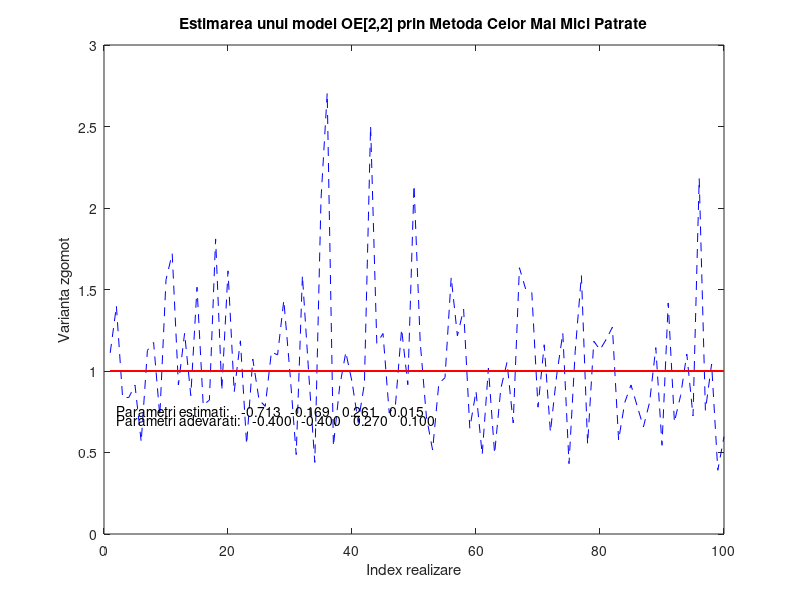

MATLAB code for this plot:
%% Radoi Constantin-Iulian
%% 341A2
%% Tema 5 IS - MCMMP


%% OE22
%% Verificarea aplicarii MCMMP pentru identificarea parametrica a modelelor OE[2,2]

function [A_med, B_med, lambda] = lab5_OE22(A,B,N,nr)
    % Verificarea corectitudinii parametrilor de apel ai rutinei
    if (nargin < 4 || isempty(nr))
        nr = 100;
    end
    if (nargin < 3 || isempty(N))
        N = 100;
    end
    if (nargin < 2 || isempty(B))
        B = [0.27 0.1];
    end
    if (nargin < 1 || isempty(A))
        A = [-0.4 -0.4];
    end
    
    B = [0 B];
    A = [1 A];
    
    %TODO check A, B stability
       
    % constante si variabile
    lambdaVar = 1;
%     A_salvat = zeros(nr,1);
%     B_salvat = zeros(nr,1);
%     lambda = zeros(nr,1);
%     
    % 2. Generare de date
    U = sign(randn(N,nr));              % matrice de semnale de intrare spab ( cu valori 1 si -1) de dimensiune N x nr
    E1 = lambdaVar * randn(N,nr);        % matrice de semnale de perturbatii cu varianta unitara, de dimensiune N x nr
    Y = filter(B,A,U) + filter(1,1,E1);  % matrice de semnale de iesire de dimensiune N x nr (aplicarea functiei filter ) = Yi + v
    Y2 = E1 - Y;
    % 3. Implementare MCMMP pentru ARX[1,1] – se aplica functia xcov
    %   a. Estimarea parametrilor, folosind nr realizari (prin mediere)
    
    for i = 1 : nr
       [ry2,K] = xcov(Y2(:,i),'biased');  % calculam covarianta ry si pivotului K, iar 'biased' calculeaza (1/N) * SUMA(...)
       ry2 = ry2(K>=0);                   % luam doar elementele mai mari ca 0
       
       [ru,K] = xcov(U(:,i),'biased');  % calculam covarianta ru si pivotului K, iar 'biased' calculeaza (1/N) * SUMA(...)
       ru = ru(K>=0);                   % luam doar elementele mai mari ca 0
       
       [ry2u,K] = xcov(Y2(:,i),U(:,i),'biased');
       ry2u = ry2u(K>=-1);
 
       [ruy,K] = xcov(U(:,i),Y(:,i),'biased');
       ruy = ruy(K>=-2);
        
       [ry2y,K] = xcov(Y2(:,i),Y(:,i),'biased');
       ry2y = ry2y(K>=-2);
       
       [ruy2,K] = xcov(U(:,i),Y2(:,i),'biased');
       ruy2 = ruy2(K>=-1);

       R = [ry2(1) ry2(2) ry2u(2) ry2u(3);
            ry2(2) ry2(1) ry2u(1) ry2u(2);
            ruy2(2) ruy2(3) ru(1) ru(2);
            ruy2(1) ruy2(2) ru(2) ru(1)];

       r = [ry2y(2); ry2y(1); ruy(2); ruy(1)];


       teta = R\r;                            % inv(R) * r
     
       A_salvat(i,:) = teta(1:2); % salvare pentru mediere in afara forului
       B_salvat(i,:) = teta(3:4);
       
       % b. Estimarea zgomotului alb si a dispersiei.

       eroare = Y2(:,i) - [0 0 0 0;
                           Y2(1,i) 0 U(1,i) 0;
                           Y2(2:(N-1),i) Y2(1:(N-2),i) U(2:(N-1),i) U(1:(N-2),i)] * teta;

       lambda(i) = norm(eroare) / sqrt(N-4);          
        
       
    end
    A_med = mean(A_salvat); % medierea estimarilor
    B_med = mean(B_salvat);
    
    % c. Afisare pe acelasi grafic: parametrii adevarati, parametrii estimimati, dispersia z.a. la fiecare realizare.
    figure;
    plot(lambda.^2, '--b'); % dispersia la fiecare realizare
    hold on;
    plot(ones(100),'r');    
    hold off;
    text(2,0.7,['Parametri adevarati: ' sprintf('%9.3f', [A(2) A(3) B(2) B(3)])]);     % parametri adevarati
    text(2,0.76,['Parametri estimati: ' sprintf('%9.3f', [A_med B_med])]);   % parametri adevarati
    title('Estimarea unui model OE[2,2] prin Metoda Celor Mai Mici Patrate');
    xlabel('Index realizare');
    ylabel('Varianta zgomot');
    
end
